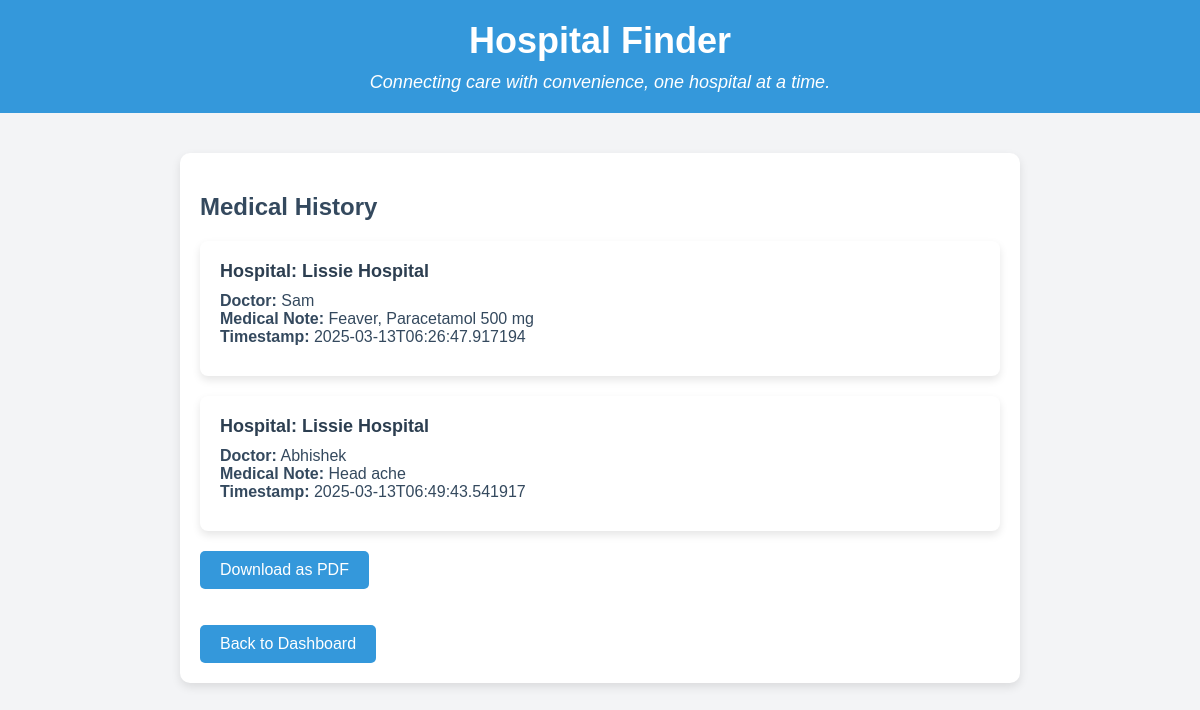
Screenshot of /client/medical-history (signed in) with the database file from the repository.
### app/models.py (models this page shows, shortened)
class Hospital(db.Model):
    id = db.Column(db.Integer, primary_key=True)
    name = db.Column(db.String(150), nullable=False)
    address = db.Column(db.String(250), nullable=False)
    gmap_location = db.Column(db.String(500), nullable=False)
    pin_code = db.Column(db.String(10), nullable=False)
    is_approved = db.Column(db.Boolean, default=False)
    image = db.Column(db.LargeBinary, nullable=True)  # Store image as binary data
    description = db.Column(db.Text, nullable=True)  # Brief description of the hospital
    users = db.relationship('User', backref='hospital', lazy=True)

class Doctor(db.Model):
    id = db.Column(db.Integer, primary_key=True)
    name = db.Column(db.String(100), nullable=False)
    specialty = db.Column(db.String(100), nullable=False)
    availability = db.Column(db.String(200), nullable=False)  # Availability in a JSON string or simple format
    security_key = db.Column(db.String(200), nullable=False)  # New field for security key
    hospital_id = db.Column(db.Integer, db.ForeignKey('hospital.id'), nullable=False)
    hospital = db.relationship('Hospital', backref=db.backref('doctors', lazy=True))

class MedicalHistory(db.Model):
    id = db.Column(db.Integer, primary_key=True)
    medical_note = db.Column(db.Text, nullable=False)
    timestamp = db.Column(db.DateTime, default=datetime.utcnow)
    client_id = db.Column(db.Integer, db.ForeignKey('user.id'), nullable=False)
    hospital_id = db.Column(db.Integer, db.ForeignKey('hospital.id'), nullable=False)
    doctor_id = db.Column(db.Integer, db.ForeignKey('doctor.id'), nullable=True)  # Track the doctor editing
    client = db.relationship('User', backref=db.backref('medical_histories', lazy=True))
    hospital = db.relationship('Hospital', backref=db.backref('medical_histories', lazy=True))
    doctor = db.relationship('Doctor', backref=db.backref('medical_histories', lazy=True))  # Track which doctor

### app/routes/client_routes.py (the view)
@bp.route('/medical-history', methods=['GET'])
@login_required
def get_current_user_medical_history():
    if current_user.role != 'client':
        return jsonify({"message": "Access denied. Only clients can view medical history."}), 403
    medical_histories = MedicalHistory.query.filter_by(client_id=current_user.id).all()
    if not medical_histories:
        return render_template('client/medical_history.html', message="No medical history found.")
    history_list = []
    for history in medical_histories:
        hospital = Hospital.query.get(history.hospital_id)
        doctor = Doctor.query.get(history.doctor_id)  # Assuming there is a doctor_id field in the MedicalHistory model
        history_list.append({
            "id": history.id,
            "medical_note": history.medical_note,
            "timestamp": history.timestamp.isoformat(),
            "hospital_name": hospital.name if hospital else "Unknown",
            "doctor_name": doctor.name if doctor else "Unknown Doctor",  # Add the doctor's name
        })
    return render_template('client/medical_history.html', medical_histories=history_list)

### app/__init__.py (called while the page is built)
@login_manager.user_loader
def load_user(user_id):
    from app.models import User
    return User.query.get(int(user_id))  # Fixing the missing parentheses

### app/templates/client/medical_history.html (shortened to what this page needs)
<!DOCTYPE html>
<html lang="en">
<head>
</head>
<body>
    <div class="header">
        <h1>Hospital Finder</h1>
        <p>Connecting care with convenience, one hospital at a time.</p>
    </div>
    <div class="container">
        <h2>Medical History</h2>
        {% if medical_histories %}
            <ul>
                {% for history in medical_histories %}
                    <li>
                        <div class="card-header">
                            <strong>Hospital:</strong> {{ history.hospital_name }}
                        </div>
                        <div class="card-content">
                            <strong>Doctor:</strong> {{ history.doctor_name }}<br>
                            <strong>Medical Note:</strong> {{ history.medical_note }}<br>
                            <strong>Timestamp:</strong> {{ history.timestamp }}
                        </div>
                    </li>
                {% endfor %}
            </ul>
        {% else %}
            <p>{{ message }}</p>
        {% endif %}
        <div class="button-container">
            <a href="/client/download-medical-history-pdf" class="download-button">Download as PDF</a>
        </div>
        <br>
        <br>
        <a href="/client/dashboard" class="back-button">Back to Dashboard</a>
    </div>
</body>
</html>

### app/templates/client/medical_history.html (style rules this page uses)
body { font-family: Arial, sans-serif; margin: 0; padding: 0; background-color: #f3f4f6; color: #2c3e50; }
.header { background-color: #3498db; color: white; text-align: center; padding: 20px 0; }
.header h1 { margin: 0; font-size: 36px; }
.header p { margin: 10px 0 0; font-size: 18px; font-style: italic; }
.container { max-width: 800px; margin: 40px auto; background: white; padding: 20px; border-radius: 10px; box-shadow: 0 4px 10px rgba(0, 0, 0, 0.1); }
h2 { color: #34495e; font-size: 24px; }
p { font-size: 16px; margin-bottom: 20px; }
ul { list-style-type: none; padding: 0; }
ul li { margin-bottom: 20px; background-color: #fff; border-radius: 8px; box-shadow: 0 4px 8px rgba(0, 0, 0, 0.1); padding: 20px; transition: transform 0.3s ease, box-shadow 0.3s ease; }
.card-header { font-size: 18px; font-weight: bold; color: #2c3e50; margin-bottom: 10px; }
.card-content { font-size: 16px; margin-bottom: 10px; color: #34495e; }
.button-container { margin-top: 20px; }
.back-button, .download-button { display: inline-block; padding: 10px 20px; font-size: 16px; color: white; background-color: #3498db; border-radius: 5px; text-decoration: none; margin-right: 10px; }

### rows the page displays
Hospital: hospital_name "Lissie Hospital" "Lissie Hospital"
Doctor: doctor_name "Sam"
MedicalHistory: medical_note "Feaver, Paracetamol 500 mg"
Doctor: doctor_name "Abhishek"
MedicalHistory: medical_note "Head ache"

### other values shown
{{ history.timestamp }} "2025-03-13T06:26:47.917194" "2025-03-13T06:49:43.541917"
